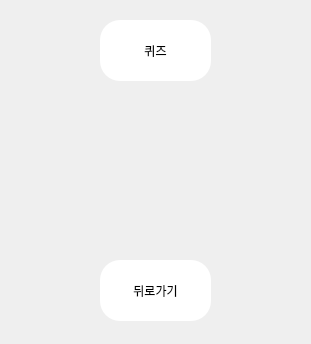
<?xml version="1.0" encoding="UTF-8"?>
<ui version="4.0">
 <class>MainWindow</class>
 <widget class="QMainWindow" name="MainWindow">
  <property name="geometry">
   <rect>
    <x>0</x>
    <y>0</y>
    <width>311</width>
    <height>344</height>
   </rect>
  </property>
  <property name="minimumSize">
   <size>
    <width>311</width>
    <height>344</height>
   </size>
  </property>
  <property name="maximumSize">
   <size>
    <width>311</width>
    <height>344</height>
   </size>
  </property>
  <property name="windowTitle">
   <string>MainWindow</string>
  </property>
  <widget class="QWidget" name="centralwidget">
   <widget class="QPushButton" name="quizButton">
    <property name="geometry">
     <rect>
      <x>100</x>
      <y>20</y>
      <width>111</width>
      <height>61</height>
     </rect>
    </property>
    <property name="styleSheet">
     <string notr="true">border-radius:20px;
background-color: rgb(255,255,255);
front : 10pt &quot;MS Shell Dig 2&quot;;</string>
    </property>
    <property name="text">
     <string>퀴즈</string>
    </property>
   </widget>
   <widget class="QPushButton" name="backButton">
    <property name="geometry">
     <rect>
      <x>100</x>
      <y>260</y>
      <width>111</width>
      <height>61</height>
     </rect>
    </property>
    <property name="styleSheet">
     <string notr="true">border-radius:20px;
background-color: rgb(255,255,255);
front : 10pt &quot;MS Shell Dig 2&quot;;</string>
    </property>
    <property name="text">
     <string>뒤로가기</string>
    </property>
   </widget>
  </widget>
 </widget>
 <resources/>
 <connections/>
</ui>
